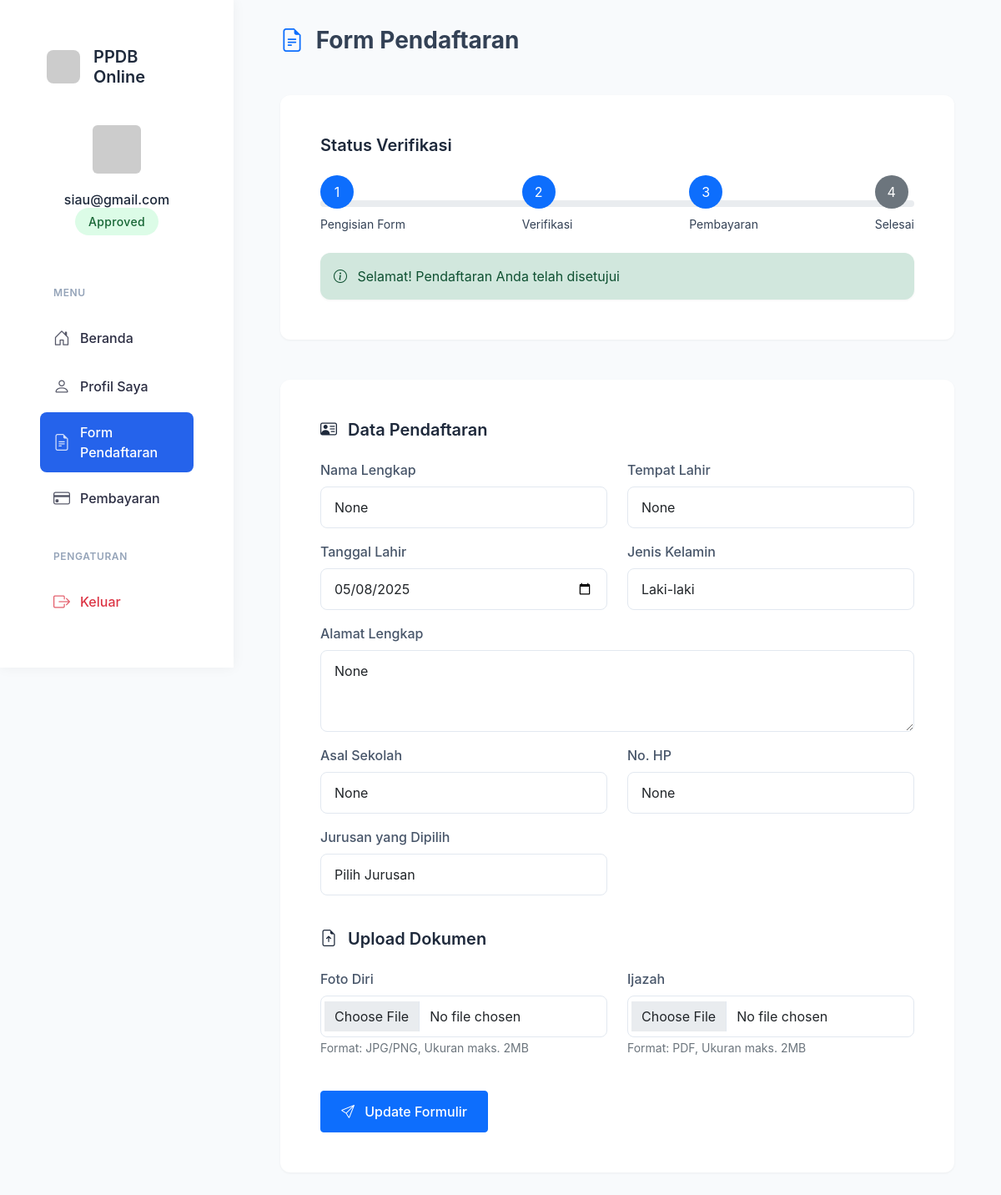
The page /verifikasi (signed in) on the database as committed earlier.
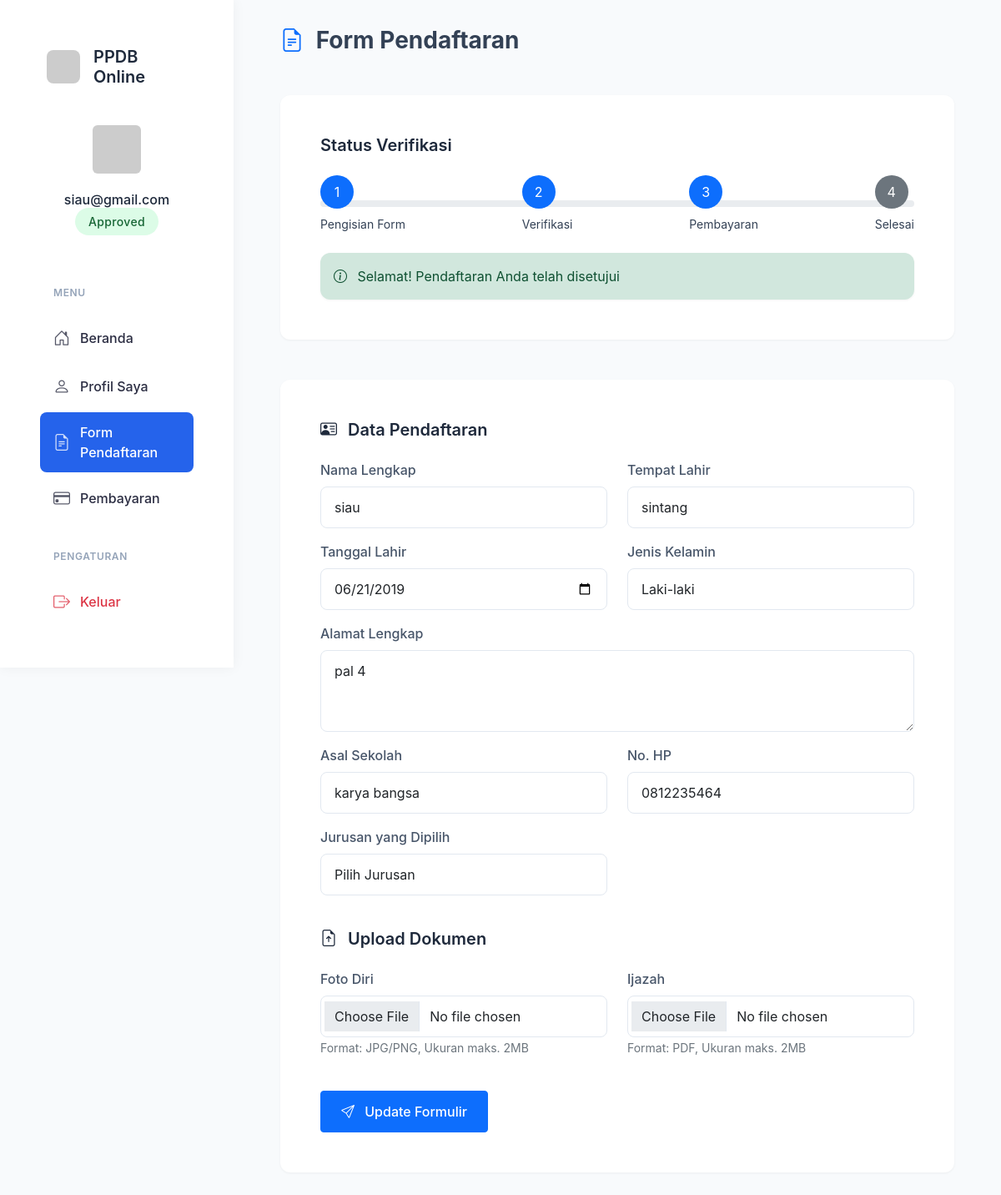
The same page on the database as committed later.
### app copy.py (models this page shows)
class Formulir(db.Model):
    id = db.Column(db.Integer, primary_key=True)
    user_id = db.Column(db.Integer, db.ForeignKey('users.id'), nullable=False)  # Correct table name
    user = db.relationship('User', back_populates='formulir')
    nama_lengkap = db.Column(db.String(100))
    tempat_lahir = db.Column(db.String(100))
    tanggal_lahir = db.Column(db.String(100))
    jenis_kelamin = db.Column(db.String(20))
    alamat = db.Column(db.String(200))
    asal_sekolah = db.Column(db.String(200))
    no_hp = db.Column(db.String(20))
    foto_path = db.Column(db.String(200))
    ijazah_path = db.Column(db.String(200))
    pembayaran_path = db.Column(db.String(200))
    verifikasi_status = db.Column(db.String(20), default='belum')

### app copy.py (the view)
    def wrapper(*args, **kwargs):
        if 'user_id' not in session:
            flash('Anda perlu masuk terlebih dahulu.')
            return redirect(url_for('login'))
        return f(*args, **kwargs)

### app copy.py (called while the page is built, shortened)
def login_required(f):
    def wrapper(*args, **kwargs):
        if 'user_id' not in session:
            flash('Anda perlu masuk terlebih dahulu.')
            return redirect(url_for('login'))
        return f(*args, **kwargs)
    wrapper.__name__ = f.__name__
    return wrapper

@app.before_request
def make_session_permanent():
    session.permanent = True

@app.route('/verifikasi', methods=['GET', 'POST'])
@login_required
def verifikasi():
    user = User.query.get(session.get('user_id'))
    if not user:
        flash("User tidak ditemukan. Silakan login ulang.")
        return redirect(url_for('logout'))
    formulir = Formulir.query.filter_by(user_id=user.id).first()
    if not formulir and request.method == 'GET':
        formulir = Formulir(user_id=user.id)
        db.session.add(formulir)
        db.session.commit()
    return render_template('verifikasi.html', user=user, formulir=formulir)

### templates/verifikasi.html (shortened to what the changed rows need)
<!DOCTYPE html>
<html>
<head>
  <link rel="stylesheet" href="{{ url_for('static', filename='styles.css') }}">
</head>
<body>
  {% extends "base.html" %}
  {% block content %}
  <div class="container-fluid">
    <div class="row">
        <div class="col-12">
            <div class="card">
                <div class="card-body">
                    <form method="POST" enctype="multipart/form-data">
                        <div class="row">
                            <div class="col-md-6 mb-3">
                                <label class="form-label">Nama Lengkap</label>
                                <input class="form-control" name="nama_lengkap" required
                                    value="{{ formulir.nama_lengkap if formulir }}">
                            </div>
                            <div class="col-md-6 mb-3">
                                <label class="form-label">Tempat Lahir</label>
                                <input class="form-control" name="tempat_lahir" required
                                    value="{{ formulir.tempat_lahir if formulir }}">
                            </div>
                            <div class="col-md-6 mb-3">
                                <label class="form-label">Tanggal Lahir</label>
                                <input type="date" class="form-control" name="tanggal_lahir" required
                                    value="{{ formulir.tanggal_lahir if formulir }}">
                            </div>
                            <div class="col-md-6 mb-3">
                                <label class="form-label">Jenis Kelamin</label>
                                <select class="form-control" name="jenis_kelamin" required>
                                    <option value="Laki-laki" {% if formulir.jenis_kelamin == 'Laki-laki' %}selected{% endif %}>Laki-laki</option>
                                </select>
                            </div>
                            <div class="col-12 mb-3">
                                <label class="form-label">Alamat Lengkap</label>
                                <textarea class="form-control" name="alamat" required rows="3">{{ formulir.alamat if formulir }}</textarea>
                            </div>
                            <div class="col-md-6 mb-3">
                                <label class="form-label">Asal Sekolah</label>
                                <input class="form-control" name="asal_sekolah" required
                                    value="{{ formulir.asal_sekolah if formulir }}">
                            </div>
                            <div class="col-md-6 mb-3">
                                <label class="form-label">No. HP</label>
                                <input class="form-control" name="no_hp" type="tel" required
                                    value="{{ formulir.no_hp if formulir }}">
                            </div>
                        </div>
                    </form>
                </div>
            </div>
        </div>
    </div>
  </div>
  {% endblock %}

### templates/base.html (shortened to what this page needs)
<!DOCTYPE html>
<html>
<head>
  <link href="https://cdn.jsdelivr.net/npm/bootstrap@5.1.3/dist/css/bootstrap.min.css" rel="stylesheet">
  <link rel="stylesheet" href="https://cdn.jsdelivr.net/npm/bootstrap-icons@1.8.1/font/bootstrap-icons.css">
</head>
<body>
  <div class="wrapper">
    <nav class="sidebar">
      <div class="sidebar-header">
        <div class="sidebar-brand">
          <img src="https://ui-avatars.com/api/?name=PPDB&background=2563eb&color=fff" alt="Logo">
          <h4>PPDB Online</h4>
        </div>
        {% if session.user_id %}
        <div class="sidebar-user">
          {% set user = get_current_user() %}
          <img src="https://ui-avatars.com/api/?name={{ user.username }}&background=random" alt="Profile">
          <h6 class="mt-3 mb-1">{{ user.username }}</h6>
          {% set formulir = get_user_formulir() %}
          {% if formulir %}
          <span class="status-badge
                    {% if formulir.verifikasi_status == 'approved' %}status-approved
                    {% elif formulir.verifikasi_status == 'pending' %}status-pending
                    {% else %}status-rejected{% endif %}">
            {{ formulir.verifikasi_status|title }}
          </span>
          {% endif %}
        </div>
        {% endif %}
      </div>
      <div class="sidebar-menu">
        <div class="nav-section">
          <div class="nav-section-title">Menu</div>
          <div class="nav flex-column">
            {% if not session.user_id %}
            <a href="{{ url_for('index') }}" class="nav-link {{ 'active' if request.endpoint == 'index' }}">
              <i class="bi bi-house-door"></i>
              <span>Beranda</span>
            </a>
            <a href="{{ url_for('login') }}" class="nav-link {{ 'active' if request.endpoint == 'login' }}">
              <i class="bi bi-box-arrow-in-right"></i>
              <span>Login</span>
            </a>
            <a href="{{ url_for('register') }}" class="nav-link {{ 'active' if request.endpoint == 'register' }}">
              <i class="bi bi-person-plus"></i>
              <span>Daftar</span>
            </a>
            {% else %}
            <a href="{{ url_for('index') }}" class="nav-link {{ 'active' if request.endpoint == 'index' }}">
              <i class="bi bi-house-door"></i>
              <span>Beranda</span>
            </a>
            <a href="{{ url_for('profile') }}" class="nav-link {{ 'active' if request.endpoint == 'profile' }}">
              <i class="bi bi-person"></i>
              <span>Profil Saya</span>
            </a>
            <a href="{{ url_for('verifikasi') }}" class="nav-link {{ 'active' if request.endpoint == 'verifikasi' }}">
              <i class="bi bi-file-earmark-text"></i>
              <span>Form Pendaftaran</span>
            </a>
            {% set formulir = get_user_formulir() %}
            {% if formulir and formulir.verifikasi_status == 'approved' %}
            <a href="{{ url_for('pembayaran') }}" class="nav-link {{ 'active' if request.endpoint == 'pembayaran' }}">
              <i class="bi bi-credit-card"></i>
              <span>Pembayaran</span>
            </a>
            {% endif %}
            <div class="nav-section-title mt-4">Pengaturan</div>
            <a href="{{ url_for('logout') }}" class="nav-link text-danger">
              <i class="bi bi-box-arrow-right"></i>
              <span>Keluar</span>
            </a>
            {% endif %}
          </div>
        </div>
      </div>
    </nav>
    <div class="content">
      <div class="container-fluid">
        {% block content %}{% endblock %}
      </div>
    </div>
  </div>
</body>
</html>

Rows that differ between the two databases and show on the page:
changed Formulir "Approved": nama_lengkap "None" → "siau"; tempat_lahir "None" → "sintang"; tanggal_lahir "05/08/2025" → "06/21/2019"; alamat "None" → "pal 4"; asal_sekolah "None" → "karya bangsa"; no_hp "None" → "0812235464"
